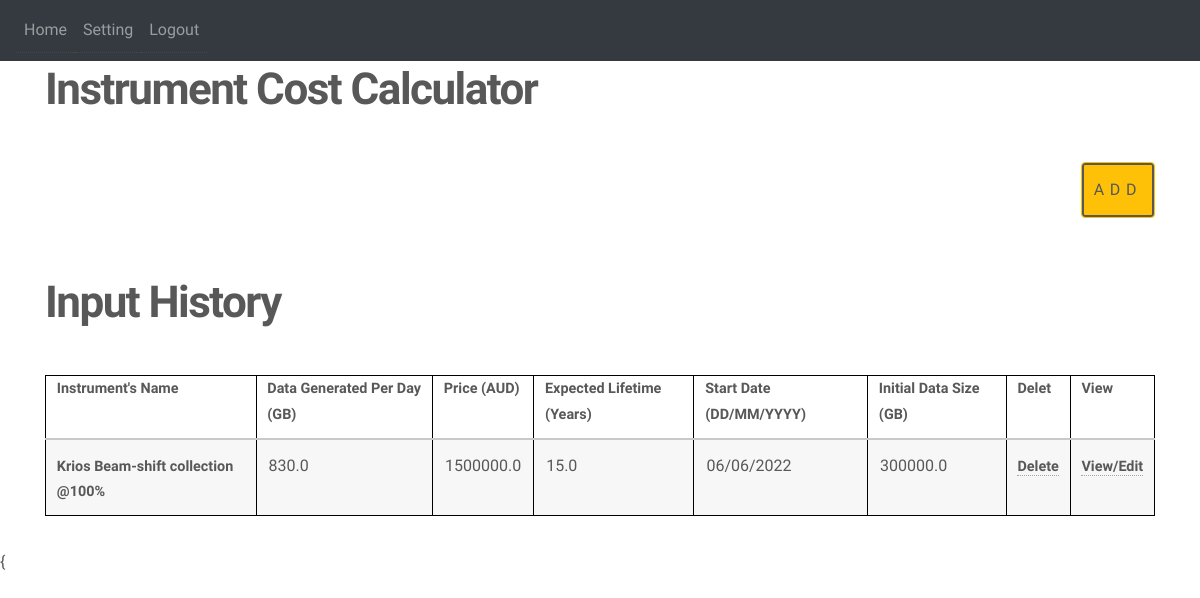
/ (signed in), run on an earlier commit of the app's database.
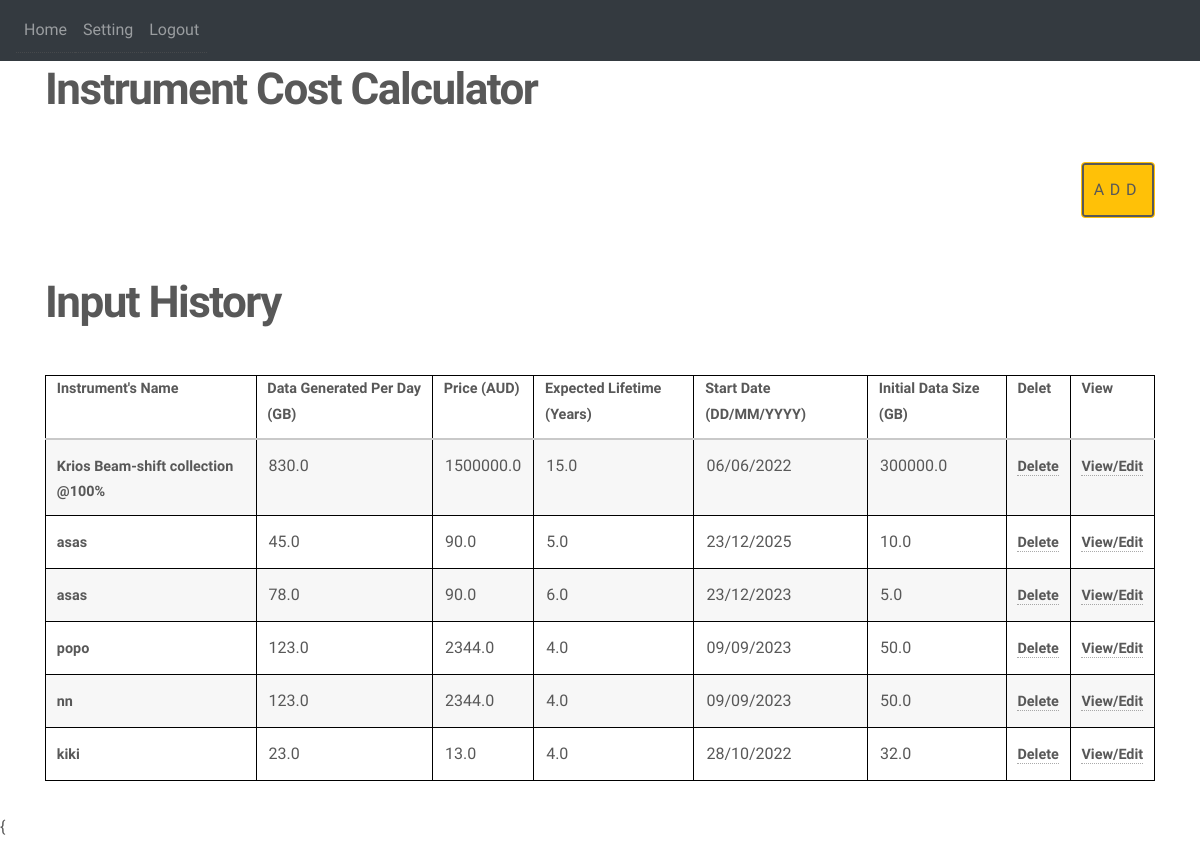
And on a later commit of the database.
### website/models.py (models this page shows)
class History(db.Model):
    id = db.Column(db.Integer, primary_key=True)
    name = db.Column(db.String(50))
    data_generated = db.Column(db.Float)
    price = db.Column(db.Float)
    lifetime = db.Column(db.Float)
    start_date = db.Column(db.String(15))
    initial_size = db.Column(db.Float)
    date = db.Column(db.DateTime(timezone=True), default=func.now())
    user_id = db.Column(db.Integer, db.ForeignKey('user.id'))

### website/views.py (the view)
@views.route('/', methods=['GET', 'POST'])
@login_required
def home():
    return render_template("home.html", user=current_user)

### website/__init__.py (called while the page is built)
def create_app():
    app = Flask(__name__)
    app.config['SECRET_KEY'] = 'hjshjhdjah kjshkjdhjs'
    basedir = path.abspath(path.dirname(__file__))
    app.config['SQLALCHEMY_DATABASE_URI'] = 'sqlite:///' + path.join(basedir, 'database.db')
    db.init_app(app)
    from .views import views
    from .auth import auth
    app.register_blueprint(views, url_prefix='/')
    app.register_blueprint(auth, url_prefix='/')
    app.jinja_env.globals.update(calculate_accmult = calculate_accmult)
    app.jinja_env.globals.update(calculate_cost = calculate_cost)
    from .models import User, History
    create_database(app)
    login_manager = LoginManager()
    login_manager.login_view = 'auth.login'
    login_manager.init_app(app)
    @login_manager.user_loader
    def load_user(id):
        return User.query.get(int(id))
    return app

### website/templates/home.html (shortened to what this page needs)
{% extends "base.html" %}
{% block content %}
<h1 align="left">Instrument Cost Calculator</h1>
<div align="right">
     <button type="button" name="age" id="age" data-toggle="modal" data-target="#add_data_Modal" class="btn btn-warning">Add</button>
</div>
<br>
<br>
<h1 align = "Left">Input History</h1>
<div class="table-wrapper">
  <table>
    <thead>
      <tr>
        <th>Instrument's Name</th>
        <th>Data Generated Per Day (GB)</th>
        <th>Price (AUD)</th>
        <th>Expected Lifetime (Years)</th>
        <th>Start Date (DD/MM/YYYY)</th>
        <th>Initial Data Size (GB)</th>
        <th>Delet</th>
        <th>View</th>
      </tr>
    </thead>
    <tbody>
      {%if user.histories %}
        {% for history in user.histories %}
        <tr>
          <th>
              <div class="edit">{{ history.name }}</div>
          </th>
          <td>{{ history.data_generated }}</td>
          <td>{{ history.price }}</td>
          <td>{{ history.lifetime }}</td>
          <td>{{ history.start_date }}</td>
          <td>{{ history.initial_size }}</td>
          <th>
            <a onClick  = "deleteHistory({{ history.id }})">Delete</a>
          </th>
          <th>
            <a href="/view-history/{{ history.id }}">View/Edit</a>
          </th>
        </tr>
        {% endfor %}
      {% endif %}
    </tbody>
  </table>
</div>
{% endblock %}

### website/templates/base.html (shortened to what this page needs)
<!DOCTYPE html>
<html>
  <head>
    <link
      rel="stylesheet"
      href="https://stackpath.bootstrapcdn.com/bootstrap/4.4.1/css/bootstrap.min.css"
    />
    <link rel="stylesheet" href="../static/css/main.css" />
  </head>
  <body class="is-preload">
    <nav class="navbar navbar-expand-lg navbar-dark bg-dark">
      <div class="collapse navbar-collapse" id="navbar">
        <div class="navbar-nav">
          {% if user.is_authenticated %}
          <a class="nav-item nav-link" id="home" href="/">Home</a>
          <a class="nav-item nav-link" id="setting" href="/setting">Setting</a>
          <a class="nav-item nav-link" id="logout" href="/logout">Logout</a>
          {% else %}
          <a class="nav-item nav-link" id="login" href="/login">Login</a>
          <a class="nav-item nav-link" id="signUp" href="/sign-up">Sign Up</a>
          {% endif %}
        </div>
      </div>
    </nav>
    <div class = "container">{% block content %} {% endblock %}</div>{
  </body>
</html>

### website/static/css/main.css (style rules this page uses)
html, body, div, span, applet, object, iframe, h1, h2, h3, h4, h5, h6, p, blockquote, pre, a, abbr, acronym, address, big, cite, code, del, dfn, em, img, ins, kbd, q, s, samp, small, strike, strong, sub, sup, tt, var, b, u, i, center, dl, dt, dd, ol, ul, li, fieldset, form, label, legend, table, caption, tbody, tfoot, thead, tr, th, td, article, aside, canvas, details, embed, figure, figcaption, footer, header, hgroup, menu, nav, output, ruby, section, summary, time, mark, audio, video { margin: 0; padding: 0; border: 0; font-size: 100%; font: inherit; vertical-align: baseline; }
article, aside, details, figcaption, figure, footer, header, hgroup, menu, nav, section { display: block; }
body { line-height: 1; }
table { border-collapse: collapse; border-spacing: 0; }
body { -webkit-text-size-adjust: none; }
body { -ms-overflow-style: scrollbar; }
html { box-sizing: border-box; }
*, *:before, *:after { box-sizing: inherit; }
body { background: #ffffff; }
body.is-preload *, body.is-preload *:before, body.is-preload *:after { -moz-animation: none !important; -webkit-animation: none !important; -ms-animation: none !important; animation: none !important; -moz-transition: none !important; -webkit-transition: none !important; -ms-transition: none !important; transition: none !important; }
body, input, select, textarea { color: #585858; font-family: "Source Sans Pro", Helvetica, sans-serif; font-size: 16pt; font-weight: 300; line-height: 1.75; }
@media screen and (max-width: 1680px) { body, input, select, textarea { font-size: 14pt; } }
@media screen and (max-width: 1280px) { body, input, select, textarea { font-size: 12pt; } }
a { -moz-transition: border-bottom-color 0.2s ease, color 0.2s ease; -webkit-transition: border-bottom-color 0.2s ease, color 0.2s ease; -ms-transition: border-bottom-color 0.2s ease, color 0.2s ease; transition: border-bottom-color 0.2s ease, color 0.2s ease; text-decoration: none; color: #585858; border-bottom: dotted 1px rgba(88, 88, 88, 0.5); }
h1 { font-size: 2.75em; font-weight: 700; line-height: 1.3; margin: 0 0 1em 0; letter-spacing: -0.035em; }
.table-wrapper { -webkit-overflow-scrolling: touch; overflow-x: auto; }
table { margin: 0 0 2em 0; width: 100%; }
table tbody tr { border: solid 1px #c9c9c9; border-left: 0; border-right: 0; }
table tbody tr:nth-child(2n + 1) { background-color: rgba(144, 144, 144, 0.075); }
table td { padding: 0.75em 0.75em; }
table th { font-size: 0.9em; font-weight: 900; padding: 0 0.75em 0.75em 0.75em; text-align: left; }
table thead { border-bottom: solid 2px #c9c9c9; }
input[type="submit"], input[type="reset"], input[type="button"], button, .button { -moz-appearance: none; -webkit-appearance: none; -ms-appearance: none; appearance: none; -moz-transition: background-color 0.2s ease-in-out, color 0.2s ease-in-out, box-shadow 0.2s ease-in-out; -webkit-transition: background-color 0.2s ease-in-out, color 0.2s ease-in-out, box-shadow 0.2s ease-in-out; -ms-transition: background-color 0.2s ease-in-out, color 0.2s ease-in-out, box-shadow 0.2s ease-in-out; transition: background-color 0.2s ease-in-out, color 0.2s ease-in-out, box-shadow 0.2s ease-in-out; background-color: transparent; border-radius: 4px; border: 0; box-shadow: inset 0 0 0 2px #585858; color: #585858 !important; cursor: pointer; display: inline-block; font-size: 0.8em; font-weight: 900; height: 3.5em; letter-spacing: 0.35em; line-height: 3.45em; overflow: hidden; padding: 0 1.25em 0 1.6em; text-align: center; text-decoration: none; text-overflow: ellipsis; text-transform: uppercase; white-space: nowrap; }
table, th, td { border: 1px solid black; border-collapse: collapse; }

What changed in the data, as far as the page shows it:
added History: name "asas", data_generated "45.0", price "90.0", lifetime "5.0", start_date "23/12/2025", initial_size "10.0"
added History: name "asas", data_generated "78.0", price "90.0", lifetime "6.0", start_date "23/12/2023", initial_size "5.0"
added History: name "popo", data_generated "123.0", price "2344.0", lifetime "4.0", start_date "09/09/2023", initial_size "50.0"
added History: name "nn", data_generated "123.0", price "2344.0", lifetime "4.0", start_date "09/09/2023", initial_size "50.0"
added History: name "kiki", data_generated "23.0", price "13.0", lifetime "4.0", start_date "28/10/2022", initial_size "32.0"
